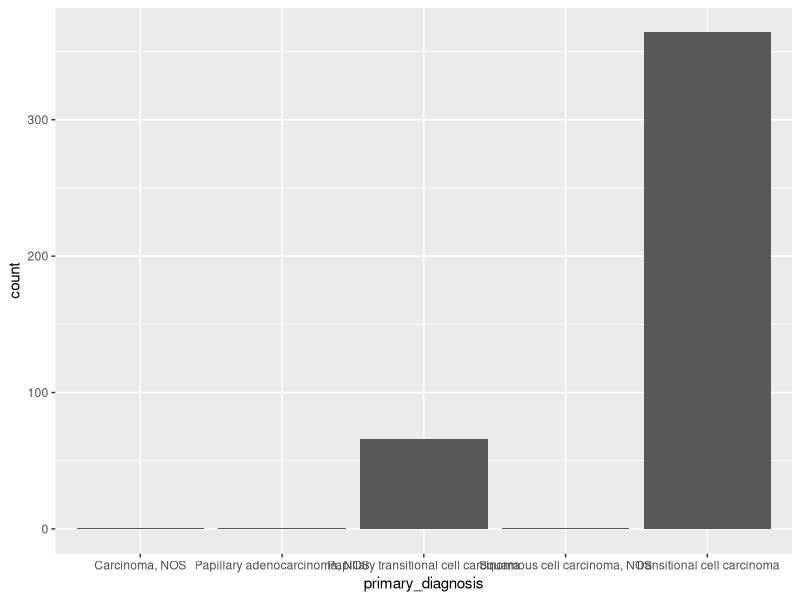
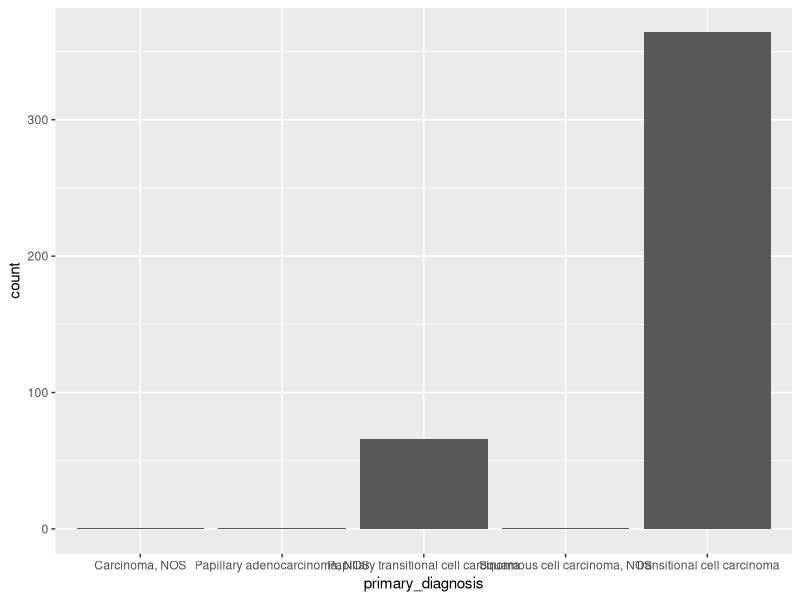
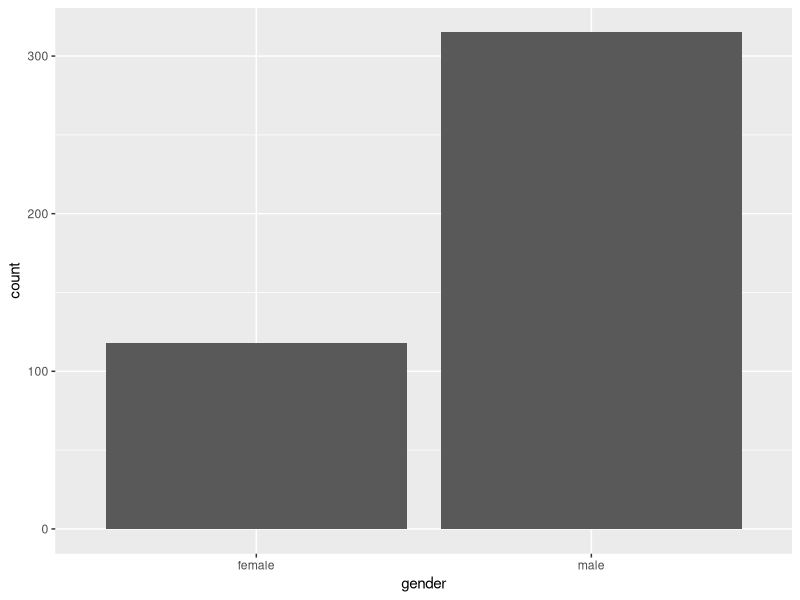
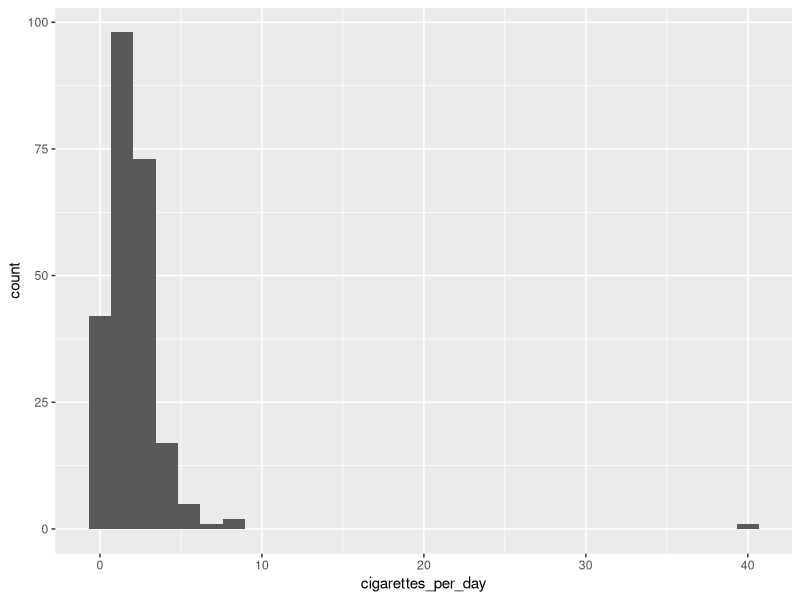
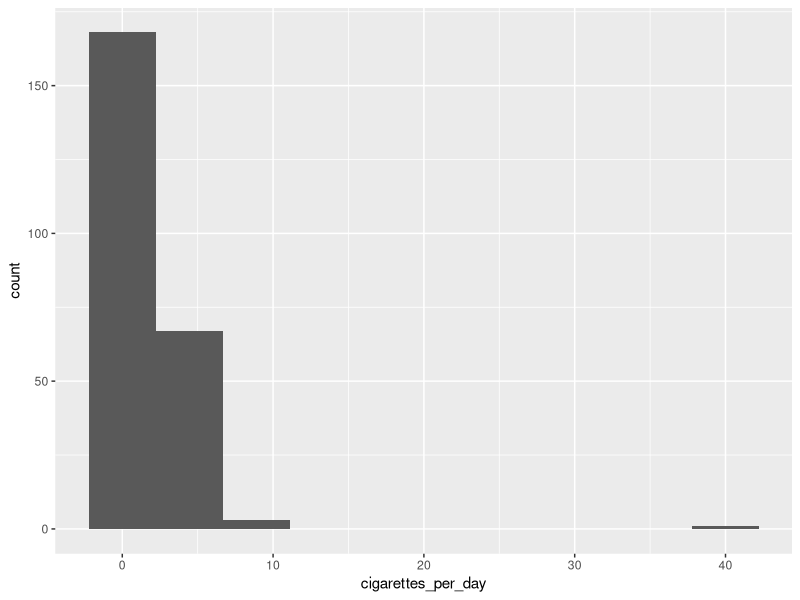
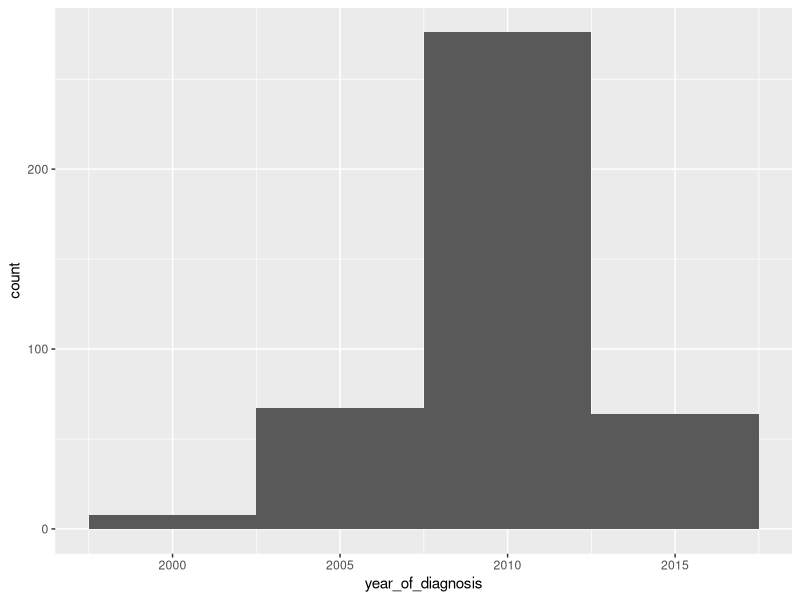
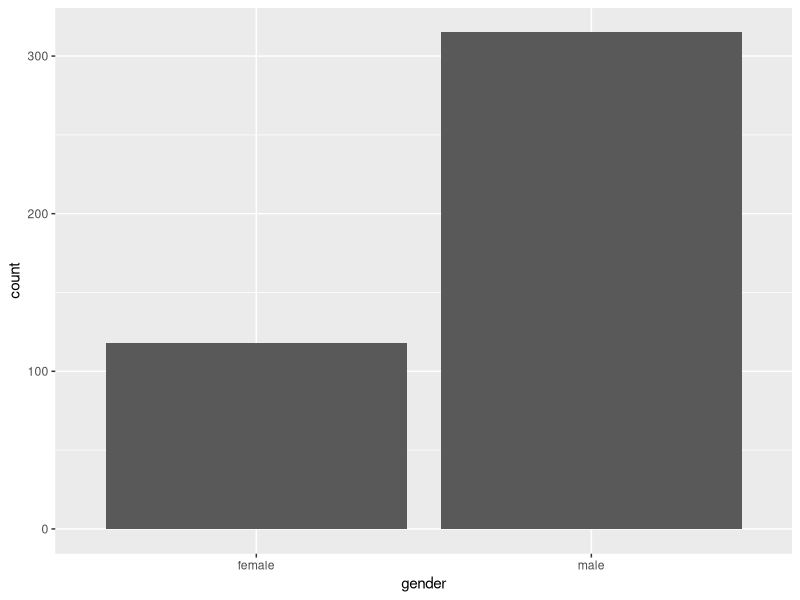
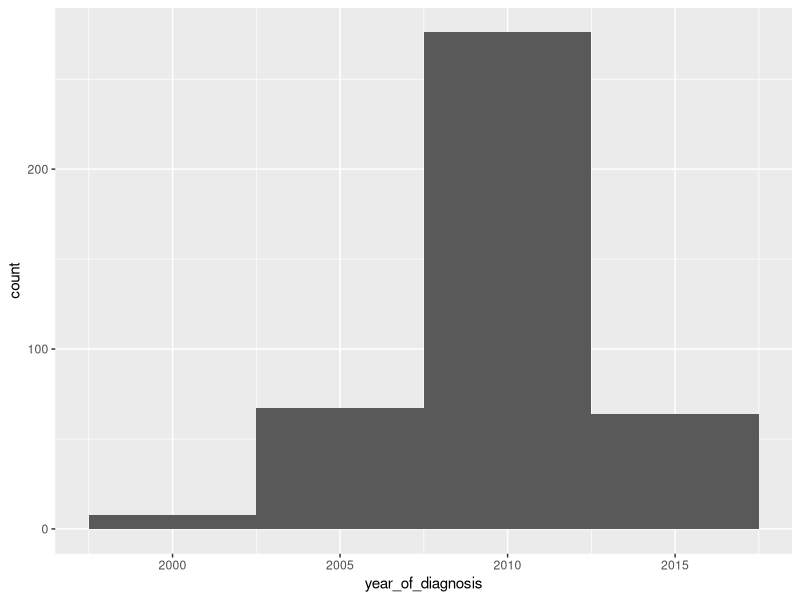

Write R code to recreate these figures, in order.
## ---- chunk 1
library(tidyverse)
## ---- chunk 2
clinical <- read_csv("data/clinical.csv")
## ---- chunk 3
diagnosis_plot <- ggplot(data= clinical,
                         mapping = aes(primary_diagnosis)) +
  geom_bar(stat="count")
diagnosis_plot
## ---- chunk 4
diagnosis_2 <- ggplot(clinical)+
    geom_bar(aes(x=primary_diagnosis), stat="count")
diagnosis_2
## ---- chunk 5
#this is an example with the column gender

gender_plot <- ggplot( data = clinical,
                       mapping = aes(x= gender))+
  geom_bar(stat="count")
gender_plot
## ---- chunk 6

#this is an example with the column gender
ggsave(filename = "gender.pdf",
       plot = gender_plot,
       width = 4, height = 3)

## ---- chunk 7
cigarettes_plot <- ggplot(data = clinical, 
                          mapping = aes(x= cigarettes_per_day))+
    geom_histogram()
cigarettes_plot
## ---- chunk 8
cigarettes_plot <- ggplot(data = clinical, 
                          mapping = aes(x= cigarettes_per_day))+
    geom_histogram(bins = 10)
cigarettes_plot
## ---- chunk 9
#this is an example with year_of_diagnosis

diagnosis_year <- ggplot(data = clinical, 
                         mapping = aes(x=year_of_diagnosis))+
  geom_histogram(binwidth = 5)
diagnosis_year

## ---- chunk 10

#this is an example with the column year_of_diagnosis
ggsave(filename = "year_of_diagnosis.pdf",
       plot = diagnosis_year,
       width = 4, height = 3)

